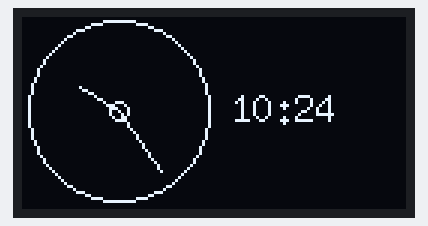
Recording of a sketch running on a simulated Arduino Uno, built with avr-gcc and run on an emulated ATmega328P. On the bench: 128×64 one-colour display. The local clock reads 2024-03-15 10:24:30 at power-on unless the sketch sets it.

Above: at 0.2 s.
At 30.2 s:
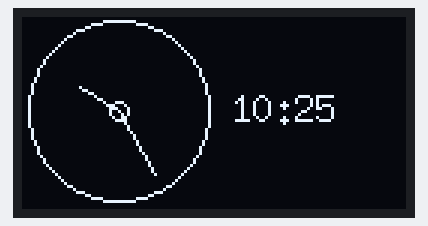

The sketch:

Task_1.ino
```cpp
/*
    To design digital clock with few features.
    Connect OLED display to Arduino. Write program to display
    analog and digital clocks. At the beginning, the clock is
    set up using serial. A real time clock (RTC) module can be
    added as well.
*/

#include "U8glib.h" // Include OLED display library
#include <RTClib.h> // Include clock library

#define MINUTEHAND 25 // Magnitude of minute hand
#define HOURHAND 15   // Magnitude of hour hand

U8GLIB_SSD1306_128X64 u8g; //Initialising the display
RTC_DS1307 rtc;            //Initialising the RTC

String digitalClock = "10:00"; // Initial time placeholder

float hrRad; // Angle of the hour hand in radians
float mnRad; // Angle of the minute hand in radians

float mapFloat(float x, float in_min, float in_max, float out_min, float out_max)
{
    // Custom function based on the map function but returning a float instead of int
    return (x - in_min) * (out_max - out_min) / (in_max - in_min) + out_min;
}

void setTime() // Update to the current time
{
    DateTime now = rtc.now(); // Load the current time as a DateTime
    int hr = now.hour();      // Extract the hours
    int mn = now.minute();    // Exctract the minutes

    //==================preparing digital clock variabes==================
    digitalClock = "";
    if (hr < 10)
    {
        digitalClock += "0";
    }
    digitalClock += hr;
    digitalClock += ":";
    if (mn < 10)
    {
        digitalClock += 0;
    }
    digitalClock += mn;

    //===================preparing analog clock varibles==================
    if (hr == 12)
    {
        hr = 0;
    }
    if (mn == 60)
    {
        mn = 0;
    }
    hrRad = mapFloat(hr, 0, 12, 0, 2 * PI); // Map the hour to a circle
    mnRad = mapFloat(mn, 0, 60, 0, 2 * PI); // Map the minutes to a circle
}

void setup()
{
    Serial.begin(9600);         // Initialise serial communication
    rtc.begin();                // Begin clock
    u8g.setFont(u8g_font_7x13); // Set font for OLED display
}

void loop()
{
    setTime();
    //=============== START OF DRAW ===================
    u8g.firstPage();
    do
    {
        u8g.setColorIndex(1); //set colour to white

        //================= Analog Clock Draw Start =====================
        //drawCircle(x, y, radius)
        u8g.drawCircle(32, 31, 30); // Analog clock rim
        u8g.drawCircle(32, 31, 3);

        //drawLine(xStart, yStart, xFinish, yFinish)
        u8g.drawLine(32, 31, 32 + HOURHAND * sin(hrRad), 31 - HOURHAND * cos(hrRad));     //minutes hand
        u8g.drawLine(32, 31, 32 + MINUTEHAND * sin(mnRad), 31 - MINUTEHAND * cos(mnRad)); //minutes hand
        //================= Analog Clock Draw End =======================

        //Digital Clock
        u8g.setPrintPos(70, 35);
        u8g.print(digitalClock);

    } while (u8g.nextPage());
    //=================== END OF DRAW ===========================
}
```

Measured:
- what the display in image 0 shows lasts 30.0 s, from 0.1 s to 30.1 s
